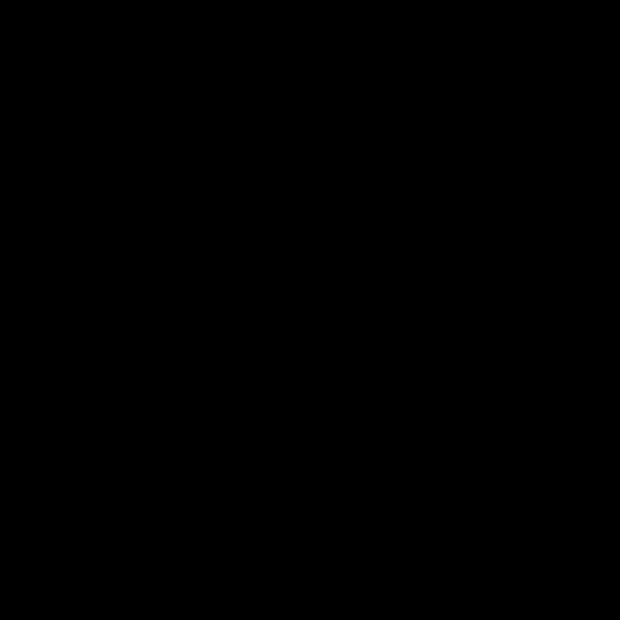
Frame 1 (no input)
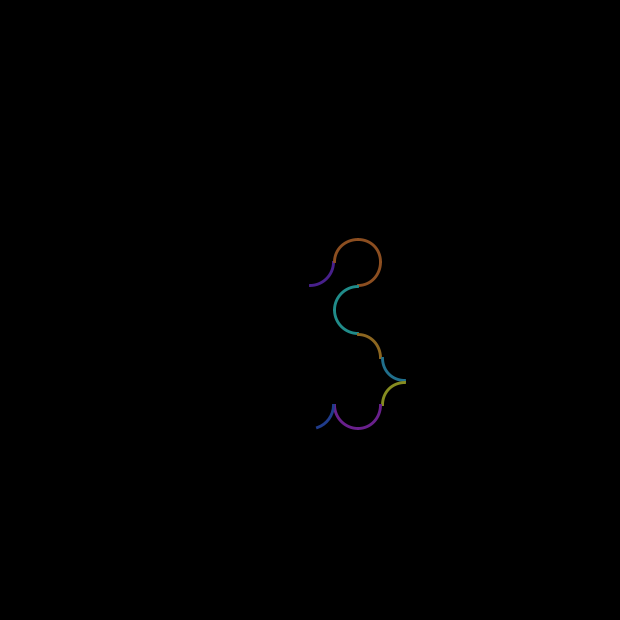
Frame 60 (the mouse pressed at the canvas centre just before this capture)
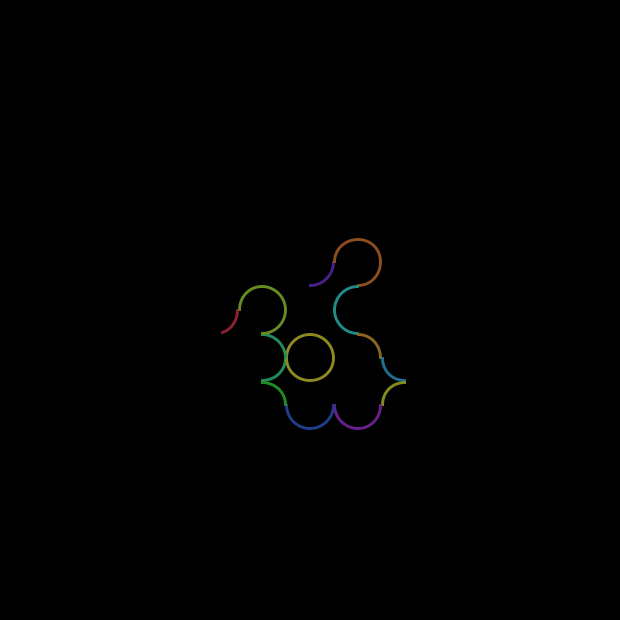
Frame 120 (the mouse held since frame 60 and released just before this capture)

The Processing sketch that drew these frames (run headless with seeded random() and noise(); from frame 60 on, the mouse is pressed at the canvas centre):

// Processing sketch: Journey
// ── Journey.pde
import java.util.*;

int gridSz = 13;
Cell grid[][];
ArrayList<Arc> tour;

// 0 - up, 1 - right, 2 - down, 3 - left
void setup(){
    size(620, 620);
    colorMode(HSB);
    
    grid = new Cell[gridSz][gridSz];
    float side = width/gridSz;
    for(int i = 0; i<gridSz; i++)
        for(int j = 0; j<gridSz; j++){
            float cx = map(j+0.5, 0, gridSz, 0, width);
            float cy = map(i+0.5, 0, gridSz, 0, height);
            grid[i][j] = new Cell(cx, cy, side);
        }
        
    //setting right left adjacents
    for(int i = 0; i<gridSz; i++)
        for(int j = 0; j<gridSz-1; j++){
            grid[i][j].adjCells[1] = grid[i][j+1];
            grid[i][j+1].adjCells[3] = grid[i][j];
        }
        
    //setting top bottom adjacents
    for(int j = 0; j<gridSz; j++)
        for(int i = 0; i<gridSz-1; i++){
            grid[i][j].adjCells[2] = grid[i+1][j];
            grid[i+1][j].adjCells[0] = grid[i][j];
        }
        
    for(int i = 0; i<gridSz; i++)
        for(int j = 0; j<gridSz; j++){
            grid[i][j].setNodesAndArcs();
        }
        
    tour = new ArrayList<Arc>();
    Node startNode = grid[gridSz/2][gridSz/2].nodes[0];
    eulerTour(startNode);
    
    frameRate(75);
    
}

void draw(){
    background(0);
    boolean lastDone = true;
    for(int i = 0; i<tour.size(); i++){
        Arc arc = tour.get(i);
        lastDone = arc.animateDraw(lastDone);
    }
    
}
    
    
void eulerTour(Node node){
    Stack<Node> stack = new Stack<Node>();
    stack.push(node);
    while(!stack.empty()){
        node = stack.peek();
        for(Arc arc : node.edges){
            if(arc.visited)
                continue;
            arc.drawForward = (arc.v == node);
            arc.visited = true;
            stack.push((arc.u == node)? arc.v : arc.u);
            break;
        }
        if(stack.peek() == node){
            stack.pop();
            if(stack.empty()) continue;
            for(Arc arc : node.edges){
                if(arc.isUnordered(node, stack.peek())){
                    tour.add(arc);
                    break;
                }
            }
        }
    }
    
    
}

// ── Arc.pde
enum State{
    NOTSTARTED, DRAWING, FINISHED;
}

class Arc{
    final int duration = 5;
    int clck = 0;
    Node u, v;
    Cell parent;
    float stAngle, fnAngle;
    boolean visited;
    boolean drawForward;
    State state;
    
    Arc(Node u, Node v, Cell parent, float uAngle){
        this.u = u;
        this.v = v;
        this.parent = parent;
        stAngle = uAngle;
        fnAngle = stAngle+HALF_PI;
        
        stAngle += 0.02;
        fnAngle -= 0.02;
        
        visited = false;
        drawForward = false;
        state = State.NOTSTARTED;
    }
    
    void draw(){
        noFill();
        stroke(parent.col);
        strokeWeight(2);
        float K = 0.99;
        arc(parent.centerX, parent.centerY, parent.side*K, parent.side*K, stAngle, fnAngle, OPEN);
    }
    
    boolean animateDraw(boolean lastFinished){
        if(state == State.NOTSTARTED){
            if(lastFinished){
                state = State.DRAWING;
            }
            return false;
        }
        if(state == State.DRAWING){
            clck++;
            if(clck == duration)
                state = State.FINISHED;
        }
        
        float drawStAngle, drawFnAngle;
        if(drawForward){
            drawStAngle = stAngle;
            drawFnAngle = map(clck, 0, duration, stAngle, fnAngle);
        }
        else{
            drawStAngle = map(clck, 0, duration, fnAngle, stAngle);
            drawFnAngle = fnAngle;
        }
        
        noFill();
        stroke(parent.col);
        strokeWeight(2.9);
        strokeCap(PROJECT);
        float K = 0.99;
        arc(parent.centerX, parent.centerY, parent.side*K, parent.side*K, drawStAngle, drawFnAngle, OPEN);
        
        return (state == State.FINISHED);
    }
    
    boolean isUnordered(Node u, Node v){
        if(this.u == u && this.v == v) return true;
        if(this.v == u && this.u == v) return true;
        return false;
    }
}

// ── Cell.pde
class Cell{
    float centerX, centerY;
    float side;
    Cell adjCells[];
    Node nodes[];
    color col;
    
    Cell(float centerX, float centerY, float side){
        this.centerX = centerX;
        this.centerY = centerY;
        this.side = side;
        adjCells = new Cell[4];
        nodes = new Node[4];
        col = color(random(255), 196, 140); 
    }
    
    void setNodesAndArcs(){
        for(int dir = 0, dx = 0, dy = -1; dir < 4; dir++, dy = -dy, dx ^= dy, dy ^= dx, dx ^= dy){
            if(nodes[dir] != null) continue;
            nodes[dir] = new Node(centerX+dx*side/2, centerY+dy*side/2);
            if(adjCells[dir] != null){
                adjCells[dir].nodes[dir^2] = nodes[dir];
            }
        }
        
        for(int dir = 0; dir<4; dir++){
            Node u = nodes[dir];
            Node v = nodes[(dir+1)%4];
            Arc arc = new Arc(u, v, this, (dir-1)*HALF_PI);
            u.addArc(arc);
            v.addArc(arc);
        }
    }
}

// ── Node.pde
class Node{
    float x, y;
    ArrayList<Arc> edges;
    Node(float x, float y){
        this.x = x;
        this.y = y;
        edges = new ArrayList<Arc>();
    }
    
    void addArc(Arc arc){
        int index = (int) random(edges.size()+1);
        edges.add(index, arc);
    }
}
